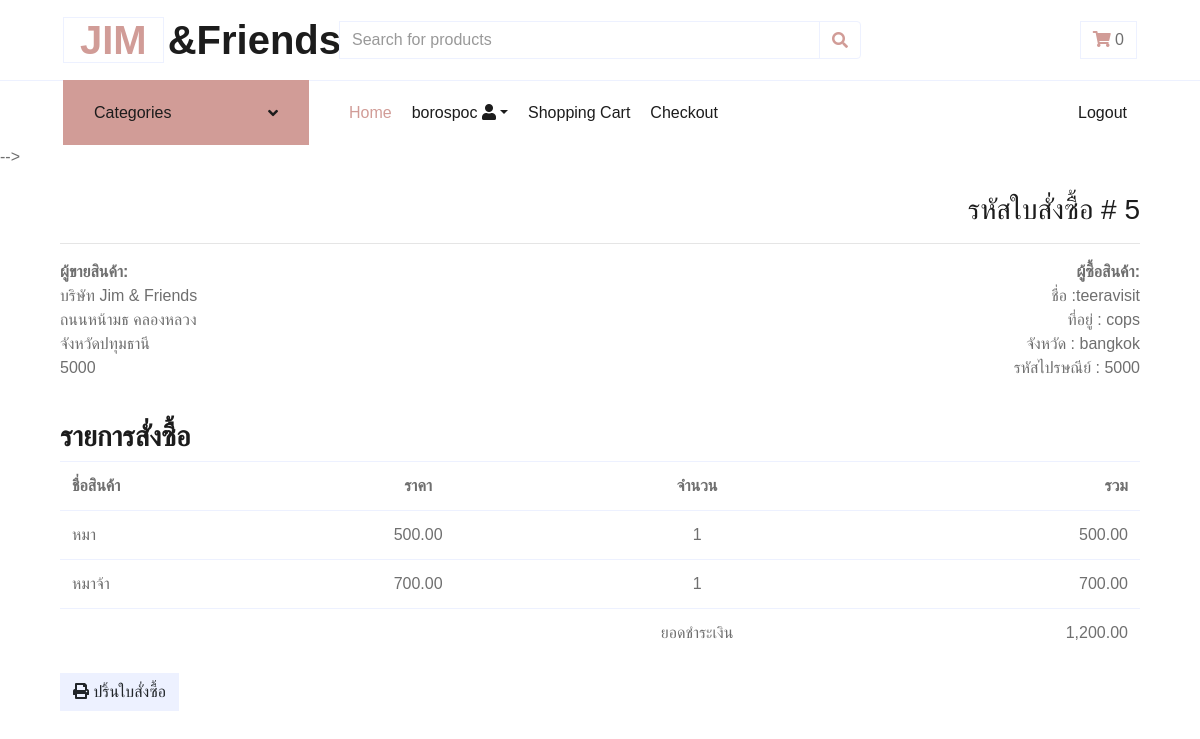
/order/5 (signed in), run on the app's committed database.
### store/models.py (models this page shows, shortened)
class Order(models.Model):
    name=models.CharField(max_length=255,blank=True)
    address=models.CharField(max_length=255,blank=True)
    city=models.CharField(max_length=255,blank=True)
    postcode=models.CharField(max_length=255,blank=True)
    total=models.DecimalField(max_digits=10,decimal_places=2)
    email=models.EmailField(max_length=250,blank=True)
    token=models.CharField(max_length=255,blank=True)
    created=models.DateTimeField(auto_now_add=True)
    updated=models.DateTimeField(auto_now=True)
    class Meta :
        db_table='Order'
        ordering=('id',)

class OrderItem(models.Model):
    product=models.CharField(max_length=250)
    quantity=models.IntegerField()
    price=models.DecimalField(max_digits=10,decimal_places=2)
    order=models.ForeignKey(Order,on_delete=models.CASCADE)
    created=models.DateTimeField(auto_now_add=True)
    updated=models.DateTimeField(auto_now=True)
    class Meta :
        db_table='OrderItem'
        ordering=('order',)
    def sub_total(self):
        return self.quantity*self.price

### store/views.py (the view)
# urls.py: path('order/<int:order_id>',views.viewOrder,name="orderDetails"),
def viewOrder(request,order_id):
    if request.user.is_authenticated:
        email=str(request.user.email)
        order=Order.objects.get(email=email,id=order_id)
        orderitem=OrderItem.objects.filter(order=order)
    return render(request,'viewOrder.html',{'order': order, 'order_items': orderitem})

### store/context_processors.py (called while the page is built)
def menu_links(request):
    links=Category.objects.all()
    return dict(links=links)

def counter(request):
    item_count=0
    if 'admin' in request.path:
        return {}
    else:
        try:
            cart=Cart.objects.filter(cart_id=_cart_id(request))
            cart_Item=CartItem.objects.all().filter(cart=cart[:1])
            for item in cart_Item:
                item_count+=item.quantity
        except Cart.DoesNotExist:
            item_count=0
    return dict(item_count=item_count)

### store/models.py (called while the page is built)
    def get_url(self):
        return reverse('product_by_category', args=[self.slug])

### store/views.py (called while the page is built)
def _cart_id(request):
    cart=request.session.session_key
    if not cart:
        cart=request.session.create()
    return cart

### store/templates/viewOrder.html
{% extends "layoutscartdetail.html" %}
{% load static %}
{% load humanize %}
{% block content%}
<div class="container">
    <div class="row my-2">
      <div class="col-md-12">
      <div class="invoice-title text-right">
          <h3>รหัสใบสั่งซื้อ # {{order.id}}</h3>
      </div>
      <hr>
      <div class="row">
        <div class="col-md-6">
          <address>
          <strong>ผู้ขายสินค้า:</strong><br>
            บริษัท
            Jim & Friends<br>
            ถนนหน้ามธ คลองหลวง <br>
            จังหวัดปทุมธานี <br>
            5000
          </address>
        </div>
        <div class="col-md-6 text-right">
          <address>
            <strong>ผู้ซื้อสินค้า:</strong><br>
            ชื่อ :{{order.name}}<br>
            ที่อยู่ : {{order.address}}<br>
            จังหวัด : {{order.city}}<br>
            รหัสไปรษณีย์ : {{order.postcode}}
          </address>
        </div>
      </div>
    </div>
  </div>
  <div class="row">
    <div class="col-md-12">
      <div class="panel panel-default">
        <div class="panel-heading">
          <h3 class="panel-title"><strong>รายการสั่งซื้อ</strong></h3>
        </div>
        <div class="panel-body">
          <div class="table-responsive">
            <table class="table table-condensed">
              <thead>
                    <tr>
                    <td><strong>ชื่อสินค้า</strong></td>
                    <td class="text-center"><strong>ราคา</strong></td>
                    <td class="text-center"><strong>จำนวน</strong></td>
                    <td class="text-right"><strong>รวม</strong></td>
                    </tr>
              </thead>
              <tbody>
                {% for item in order_items%}
                <tr>
                  <td>{{item.product}}</td>
                  <td class="text-center">{{item.price}}</td>
                  <td class="text-center">{{item.quantity}}</td>
                  <td class="text-right">{{item.sub_total | intcomma}}</td>
                </tr>
                {% endfor %}
                <tr>
                    <td class="no-line"></td>
                    <td class="no-line text-center"></td>
                    <td class="no-line text-center">ยอดชำระเงิน</td>
                    <td class="no-line text-right">{{order.total | intcomma}}</td>
                  </tr>
              </tbody>
            </table>
            <button class="btn btn-secondary pull-right" onclick="window.print();">
              <i class="fas fa-print"></i>
              ปริ้นใบสั่งซื้อ
            </button>
          </div>
        </div>
      </div>
    </div>
  </div>
  </div>
{% endblock %}

### store/templates/layoutscartdetail.html (shortened to what this page needs)
{% load static %}
<!DOCTYPE html>
<html lang="en">
<head>
    <link rel="stylesheet" href="https://stackpath.bootstrapcdn.com/bootstrap/4.4.1/css/bootstrap.min.css">
    <link rel="stylesheet" href="https://use.fontawesome.com/releases/v5.8.1/css/all.css">
    <div class="container-fluid">
      <div class="row align-items-center py-3 px-xl-5">
        <div class="col-lg-3 d-none d-lg-block">
            <a href="" class="text-decoration-none">
                <h1 class="m-0 display-5 font-weight-semi-bold"><span class="text-primary font-weight-bold border px-3 mr-1">JIM</span>&Friends</h1>
            </a>
        </div>
        <div class="col-lg-6 col-6 text-left">
            <form action="{%url 'search'%}", method="GET">
                <div class="input-group">
                    <input type="text" name="title" class="form-control" placeholder="Search for products">
                    <div class="input-group-append">
                        <button class="input-group-text bg-transparent text-primary">
                            <i class="fa fa-search"></i>
                        </button>
                    </div>
                </div>
            </form>
        </div>
        <div class="col-lg-3 col-6 text-right">
            <a href="{%url 'cartdetail'%}" class="btn border">
                <i class="fas fa-shopping-cart text-primary"></i>
                {% if item_count > 0%}
                  {{item_count}}
                {% else %}
                  0
                {% endif %}
            </a>
        </div>
    </div>
  </div>
    <div class="container-fluid">
        <div class="row border-top px-xl-5">
            <div class="col-lg-3 d-none d-lg-block">
                <a class="btn shadow-none d-flex align-items-center justify-content-between bg-primary text-white w-100" data-toggle="collapse" href="#navbar-vertical" style="height: 65px; margin-top: -1px; padding: 0 30px;">
                    <h6 class="m-0">Categories</h6>
                    <i class="fa fa-angle-down text-dark"></i>
                </a>
            </div>
            <div class="col-lg-9">
                <nav class="navbar navbar-expand-lg bg-light navbar-light py-3 py-lg-0 px-0">
                    <div class="collapse navbar-collapse justify-content-between" id="navbarCollapse">
                      <div class="navbar-nav mr-auto py-0">
                          <a href="{% url 'Home'%}" class="nav-item nav-link active">Home</a>
                          <div class="nav-item dropdown">
                            <a  class="nav-link dropdown-toggle" data-toggle="dropdown" aria-expanded="false">{{request.user.username}} <i class="fas fa-user circle"></i></a>
                        </div>
                          <a href="{%url 'cartdetail'%}" class="nav-item nav-link">Shopping Cart</a>
                          <a href="{% url 'checkout'%}" class="nav-item nav-link">Checkout</a>
                        </div>
                        <div class="navbar-nav ml-auto py-0">
                          {% if request.user.is_authenticated and request.user.first_name %}
                          <a href="{% url 'signOut'%}" class="nav-item nav-link">Logout</a>
                          {% else%}
                          <a href="{% url 'signIn'%}" class="nav-item nav-link">Login</a>
                          <a href="{% url 'signUp'%}" class="nav-item nav-link">Register</a>
                          {%endif%}
                        </div>
                    </div>
                </nav>
            </div>
        </div>
    </div>
</head>
<body>
     {% include 'navbar.html' %}
     <div class="container">
        {% block content%}
        {% endblock%}
     </div>
</body>
</html>

### data on the page
Order: id "5", name "teeravisit", address "cops", city "bangkok", postcode "5000", total "1,200.00"
OrderItem: product "หมา", price "500.00", quantity "1", sub_total "500.00"
OrderItem: product "หมาจ้า", price "700.00", quantity "1", sub_total "700.00"

### other printed values
{{ request.user.username }} "borospoc"
